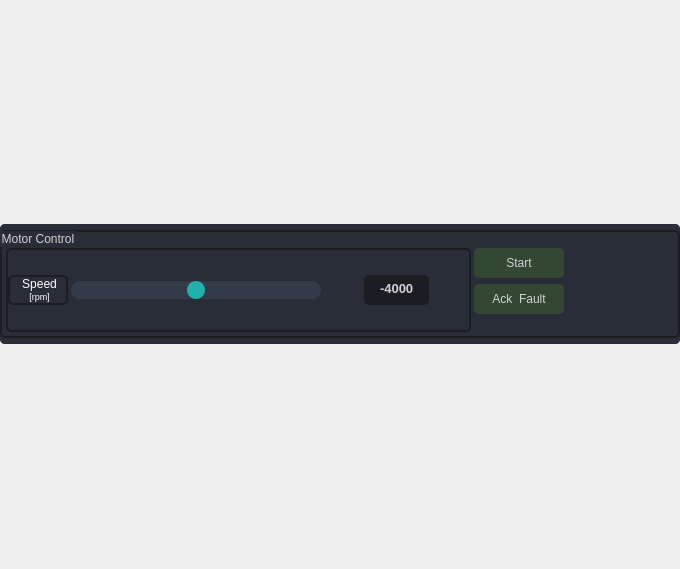
<?xml version="1.0" encoding="UTF-8"?>
<ui version="4.0">
 <class>widget_motor_control</class>
 <widget class="QWidget" name="widget_motor_control">
  <property name="geometry">
   <rect>
    <x>0</x>
    <y>0</y>
    <width>680</width>
    <height>569</height>
   </rect>
  </property>
  <property name="minimumSize">
   <size>
    <width>0</width>
    <height>0</height>
   </size>
  </property>
  <property name="windowTitle">
   <string>Form</string>
  </property>
  <property name="styleSheet">
   <string notr="true">color: rgb(210, 210, 210);</string>
  </property>
  <layout class="QVBoxLayout" name="verticalLayout">
   <property name="spacing">
    <number>0</number>
   </property>
   <property name="leftMargin">
    <number>0</number>
   </property>
   <property name="topMargin">
    <number>0</number>
   </property>
   <property name="rightMargin">
    <number>0</number>
   </property>
   <property name="bottomMargin">
    <number>0</number>
   </property>
   <item>
    <widget class="QFrame" name="frame_motor_control">
     <property name="sizePolicy">
      <sizepolicy hsizetype="Preferred" vsizetype="Preferred">
       <horstretch>0</horstretch>
       <verstretch>0</verstretch>
      </sizepolicy>
     </property>
     <property name="minimumSize">
      <size>
       <width>0</width>
       <height>120</height>
      </size>
     </property>
     <property name="maximumSize">
      <size>
       <width>16777215</width>
       <height>120</height>
      </size>
     </property>
     <property name="styleSheet">
      <string notr="true">background-color: rgb(41, 45, 56);
border-radius: 5px;
</string>
     </property>
     <property name="frameShape">
      <enum>QFrame::NoFrame</enum>
     </property>
     <property name="frameShadow">
      <enum>QFrame::Raised</enum>
     </property>
     <layout class="QVBoxLayout" name="verticalLayout_2">
      <property name="leftMargin">
       <number>0</number>
      </property>
      <property name="topMargin">
       <number>0</number>
      </property>
      <property name="rightMargin">
       <number>0</number>
      </property>
      <property name="bottomMargin">
       <number>0</number>
      </property>
      <item>
       <widget class="QFrame" name="frame_contents">
        <property name="enabled">
         <bool>true</bool>
        </property>
        <property name="minimumSize">
         <size>
          <width>0</width>
          <height>0</height>
         </size>
        </property>
        <property name="cursor">
         <cursorShape>ArrowCursor</cursorShape>
        </property>
        <property name="styleSheet">
         <string notr="true">QComboBox{
	background-color: rgb(27, 29, 35);
	border-radius: 5px;
	border: 2px solid rgb(27, 29, 35);
	padding: 5px;
	padding-left: 10px;
}
QComboBox:hover{
	border: 2px solid rgb(64, 71, 88);
}
QComboBox QAbstractItemView {
	color: rgb(85, 170, 255);	
	background-color: rgb(27, 29, 35);
	padding: 10px;
	selection-background-color: rgb(39, 44, 54);
}
QComboBox:disabled{
	color: rgb(60,60,60);
	border: 2px solid rgb(32, 32, 32);
}</string>
        </property>
        <property name="frameShadow">
         <enum>QFrame::Raised</enum>
        </property>
        <layout class="QHBoxLayout" name="horizontalLayout_4">
         <property name="spacing">
          <number>12</number>
         </property>
         <property name="leftMargin">
          <number>0</number>
         </property>
         <property name="topMargin">
          <number>6</number>
         </property>
         <property name="rightMargin">
          <number>0</number>
         </property>
         <property name="bottomMargin">
          <number>6</number>
         </property>
         <item>
          <widget class="QGroupBox" name="groupBox_motor_control">
           <property name="minimumSize">
            <size>
             <width>0</width>
             <height>0</height>
            </size>
           </property>
           <property name="styleSheet">
            <string notr="true">QGroupBox {
	border-radius: 5px;
	border: 2px solid rgb(27, 29, 35);
}

QFrame {
	border-radius: 5px;
	border: 2px solid rgb(27, 29, 35);
}

QRadioButton::indicator {
    border: 3px solid rgb(52, 59, 72);
	width: 15px;
	height: 15px;
	border-radius: 10px;
    background: rgb(44, 49, 60);
}
QRadioButton::indicator:hover {
    border: 3px solid rgb(58, 66, 81);
}
QRadioButton::indicator:checked {
    background: 3px solid rgb(94, 106, 130);
	border: 3px solid rgb(52, 59, 72);	
}</string>
           </property>
           <property name="title">
            <string>Motor Control</string>
           </property>
           <layout class="QHBoxLayout" name="horizontalLayout_2">
            <property name="spacing">
             <number>3</number>
            </property>
            <property name="leftMargin">
             <number>6</number>
            </property>
            <property name="topMargin">
             <number>18</number>
            </property>
            <property name="rightMargin">
             <number>6</number>
            </property>
            <property name="bottomMargin">
             <number>6</number>
            </property>
            <item>
             <widget class="QFrame" name="frame_set_speed">
              <property name="enabled">
               <bool>true</bool>
              </property>
              <property name="maximumSize">
               <size>
                <width>600</width>
                <height>150</height>
               </size>
              </property>
              <property name="styleSheet">
               <string notr="true">border-color: transparent;

/* LINE EDIT */
QTextEdit {
	height: 25px;
	background-color: rgb(27, 29, 35);
	border-radius: 5px;
	border: 2px solid rgb(27, 29, 35);
	padding-left: 10px;
}
QTextEdit:hover {
	border: 2px solid rgb(64, 71, 88);
}
QTextEdit:focus {
	border: 2px solid rgb(91, 101, 124);
}
QTextEdit[text=&quot;&quot;]{
	color:rgb(90,90,90);
}
QTextEdit:disabled {
	color: rgb(60,60,60);
	background-color: rgb(36, 40, 48);
	border: 2px solid rgb(32, 32, 32);
}</string>
              </property>
              <property name="frameShape">
               <enum>QFrame::StyledPanel</enum>
              </property>
              <property name="frameShadow">
               <enum>QFrame::Raised</enum>
              </property>
              <layout class="QHBoxLayout" name="horizontalLayout_3">
               <property name="spacing">
                <number>3</number>
               </property>
               <property name="leftMargin">
                <number>0</number>
               </property>
               <property name="topMargin">
                <number>0</number>
               </property>
               <property name="rightMargin">
                <number>0</number>
               </property>
               <property name="bottomMargin">
                <number>0</number>
               </property>
               <item>
                <widget class="QLabel" name="speed_label">
                 <property name="enabled">
                  <bool>true</bool>
                 </property>
                 <property name="maximumSize">
                  <size>
                   <width>60</width>
                   <height>30</height>
                  </size>
                 </property>
                 <property name="styleSheet">
                  <string notr="true">QLabel {
	color: rgb(255,255,255);
}
QLabel:disabled {
	color: rgb(60,60,60);
}</string>
                 </property>
                 <property name="text">
                  <string>&lt;html&gt;&lt;head/&gt;&lt;body&gt;&lt;p align=&quot;center&quot;&gt;Speed&lt;br/&gt;&lt;span style=&quot; font-size:7pt;&quot;&gt;[rpm]&lt;/span&gt;&lt;/p&gt;&lt;/body&gt;&lt;/html&gt;</string>
                 </property>
                </widget>
               </item>
               <item>
                <widget class="QSlider" name="speed_slider">
                 <property name="enabled">
                  <bool>true</bool>
                 </property>
                 <property name="sizePolicy">
                  <sizepolicy hsizetype="Minimum" vsizetype="Minimum">
                   <horstretch>0</horstretch>
                   <verstretch>0</verstretch>
                  </sizepolicy>
                 </property>
                 <property name="minimumSize">
                  <size>
                   <width>250</width>
                   <height>0</height>
                  </size>
                 </property>
                 <property name="maximumSize">
                  <size>
                   <width>250</width>
                   <height>50</height>
                  </size>
                 </property>
                 <property name="styleSheet">
                  <string notr="true">/* SLIDERS */
QSlider::groove:horizontal {
    border-radius: 9px;
    height: 18px;
	margin: 0px;
	background-color: rgb(52, 59, 72);
}
QSlider::groove:horizontal:hover {
	background-color: rgb(55, 62, 76);
}
QSlider::groove:horizontal:disabled {
	background-color: rgb(36, 40, 48);
}
QSlider::handle:horizontal {
    background-color: rgb(32, 178, 170);
    border: none;
    height: 18px;
    width: 18px;
    margin: 0px;
	border-radius: 9px;
}
QSlider::handle:horizontal:hover {
    background-color: rgb(105, 180, 255);
}
QSlider::handle:horizontal:pressed {
    background-color: rgb(65, 130, 195);
}
QSlider::handle:horizontal:disabled {
    background-color: rgb(60, 60, 60);
}

QSlider::groove:vertical {
    border-radius: 9px;
    width: 18px;
    margin: 0px;
	background-color: rgb(52, 59, 72);
}
QSlider::groove:vertical:hover {
	background-color: rgb(55, 62, 76);
}
QSlider::handle:vertical {
    background-color: rgb(32, 178, 170);
	border: none;
    height: 18px;
    width: 18px;
    margin: 0px;
	border-radius: 9px;
}
QSlider::handle:vertical:hover {
    background-color: rgb(105, 180, 255);
}
QSlider::handle:vertical:pressed {
    background-color: rgb(65, 130, 195);
}
QSlider::handle:vertical:disabled {
    background-color: rgb(60, 60, 60);
}</string>
                 </property>
                 <property name="minimum">
                  <number>-4000</number>
                 </property>
                 <property name="maximum">
                  <number>4000</number>
                 </property>
                 <property name="orientation">
                  <enum>Qt::Horizontal</enum>
                 </property>
                 <property name="invertedAppearance">
                  <bool>false</bool>
                 </property>
                 <property name="invertedControls">
                  <bool>false</bool>
                 </property>
                 <property name="tickPosition">
                  <enum>QSlider::TicksAbove</enum>
                 </property>
                 <property name="tickInterval">
                  <number>1</number>
                 </property>
                </widget>
               </item>
               <item alignment="Qt::AlignHCenter">
                <widget class="QTextEdit" name="speed_value">
                 <property name="sizePolicy">
                  <sizepolicy hsizetype="Preferred" vsizetype="Preferred">
                   <horstretch>0</horstretch>
                   <verstretch>0</verstretch>
                  </sizepolicy>
                 </property>
                 <property name="minimumSize">
                  <size>
                   <width>55</width>
                   <height>0</height>
                  </size>
                 </property>
                 <property name="maximumSize">
                  <size>
                   <width>65</width>
                   <height>30</height>
                  </size>
                 </property>
                 <property name="font">
                  <font>
                   <pointsize>10</pointsize>
                   <bold>true</bold>
                  </font>
                 </property>
                 <property name="styleSheet">
                  <string notr="true">/* LINE EDIT */
QTextEdit {
	height: 25px;
	background-color: rgb(27, 29, 35);
	border-radius: 5px;
	border: 2px solid rgb(27, 29, 35);
	padding-left: 10px;
}
QTextEdit:hover {
	border: 2px solid rgb(64, 71, 88);
}
QTextEdit:focus {
	border: 2px solid rgb(91, 101, 124);
}
QTextEdit[text=&quot;&quot;]{
	color:rgb(90,90,90);
}
QTextEdit:disabled {
	color: rgb(60,60,60);
	background-color: rgb(36, 40, 48);
	border: 2px solid rgb(32, 32, 32);
}</string>
                 </property>
                 <property name="lineWrapMode">
                  <enum>QTextEdit::WidgetWidth</enum>
                 </property>
                 <property name="html">
                  <string>&lt;!DOCTYPE HTML PUBLIC &quot;-//W3C//DTD HTML 4.0//EN&quot; &quot;http://www.w3.org/TR/REC-html40/strict.dtd&quot;&gt;
&lt;html&gt;&lt;head&gt;&lt;meta name=&quot;qrichtext&quot; content=&quot;1&quot; /&gt;&lt;meta charset=&quot;utf-8&quot; /&gt;&lt;style type=&quot;text/css&quot;&gt;
p, li { white-space: pre-wrap; }
hr { height: 1px; border-width: 0; }
li.unchecked::marker { content: &quot;\2610&quot;; }
li.checked::marker { content: &quot;\2612&quot;; }
&lt;/style&gt;&lt;/head&gt;&lt;body style=&quot; font-family:'Segoe UI'; font-size:10pt; font-weight:700; font-style:normal;&quot;&gt;
&lt;p style=&quot; margin-top:0px; margin-bottom:0px; margin-left:0px; margin-right:0px; -qt-block-indent:0; text-indent:0px;&quot;&gt;-4000&lt;/p&gt;&lt;/body&gt;&lt;/html&gt;</string>
                 </property>
                </widget>
               </item>
              </layout>
             </widget>
            </item>
            <item>
             <widget class="QFrame" name="frame_start_button">
              <property name="sizePolicy">
               <sizepolicy hsizetype="Minimum" vsizetype="Minimum">
                <horstretch>0</horstretch>
                <verstretch>0</verstretch>
               </sizepolicy>
              </property>
              <property name="minimumSize">
               <size>
                <width>0</width>
                <height>0</height>
               </size>
              </property>
              <property name="maximumSize">
               <size>
                <width>200</width>
                <height>150</height>
               </size>
              </property>
              <property name="styleSheet">
               <string notr="true">border: transparent</string>
              </property>
              <property name="frameShape">
               <enum>QFrame::HLine</enum>
              </property>
              <property name="frameShadow">
               <enum>QFrame::Raised</enum>
              </property>
              <layout class="QFormLayout" name="formLayout">
               <property name="leftMargin">
                <number>0</number>
               </property>
               <property name="topMargin">
                <number>0</number>
               </property>
               <property name="rightMargin">
                <number>0</number>
               </property>
               <property name="bottomMargin">
                <number>0</number>
               </property>
               <item row="1" column="0">
                <widget class="QPushButton" name="start_button">
                 <property name="sizePolicy">
                  <sizepolicy hsizetype="Minimum" vsizetype="Preferred">
                   <horstretch>0</horstretch>
                   <verstretch>0</verstretch>
                  </sizepolicy>
                 </property>
                 <property name="minimumSize">
                  <size>
                   <width>90</width>
                   <height>30</height>
                  </size>
                 </property>
                 <property name="maximumSize">
                  <size>
                   <width>100</width>
                   <height>30</height>
                  </size>
                 </property>
                 <property name="styleSheet">
                  <string notr="true">QPushButton {
	border: 2px solid rgb(51, 71, 51);
	border-radius: 5px;	
	background-color: rgb(51, 71, 51);
	font: 700 9pt &quot;Segoe UI&quot;;
}
QPushButton:hover {
	background-color: rgb(57, 81, 57);
	border: 2px solid rgb(61, 87, 61);
}
QPushButton:pressed {	
	background-color: rgb(34, 48, 34);
	border: 2px solid rgb(42, 60, 42);
}
QPushButton:disabled {
	background-color: rgb(29,33,41);
	border: 2px solid rgb(29,33,41);
}</string>
                 </property>
                 <property name="text">
                  <string>Start</string>
                 </property>
                 <property name="icon">
                  <iconset>
                   <normaloff>:/icons/icons/outline_settings_input_com_white_18dp.png</normaloff>:/icons/icons/outline_settings_input_com_white_18dp.png</iconset>
                 </property>
                </widget>
               </item>
               <item row="2" column="0">
                <widget class="QPushButton" name="ack_button">
                 <property name="sizePolicy">
                  <sizepolicy hsizetype="Minimum" vsizetype="Minimum">
                   <horstretch>0</horstretch>
                   <verstretch>0</verstretch>
                  </sizepolicy>
                 </property>
                 <property name="minimumSize">
                  <size>
                   <width>90</width>
                   <height>30</height>
                  </size>
                 </property>
                 <property name="maximumSize">
                  <size>
                   <width>90</width>
                   <height>30</height>
                  </size>
                 </property>
                 <property name="styleSheet">
                  <string notr="true">QPushButton {
	border: 2px solid rgb(51, 71, 51);
	border-radius: 5px;	
	background-color: rgb(51, 71, 51);
	font: 700 9pt &quot;Segoe UI&quot;;
}
QPushButton:hover {
	background-color: rgb(57, 81, 57);
	border: 2px solid rgb(61, 87, 61);
}
QPushButton:pressed {	
	background-color: rgb(34, 48, 34);
	border: 2px solid rgb(42, 60, 42);
}
QPushButton:disabled {
	background-color: rgb(29,33,41);
	border: 2px solid rgb(29,33,41);
}</string>
                 </property>
                 <property name="text">
                  <string>Ack  Fault</string>
                 </property>
                 <property name="icon">
                  <iconset>
                   <normaloff>:/icons/icons/outline_play_arrow_white_18dp.png</normaloff>:/icons/icons/outline_play_arrow_white_18dp.png</iconset>
                 </property>
                </widget>
               </item>
              </layout>
             </widget>
            </item>
           </layout>
          </widget>
         </item>
        </layout>
       </widget>
      </item>
     </layout>
    </widget>
   </item>
  </layout>
 </widget>
 <resources/>
 <connections/>
</ui>
